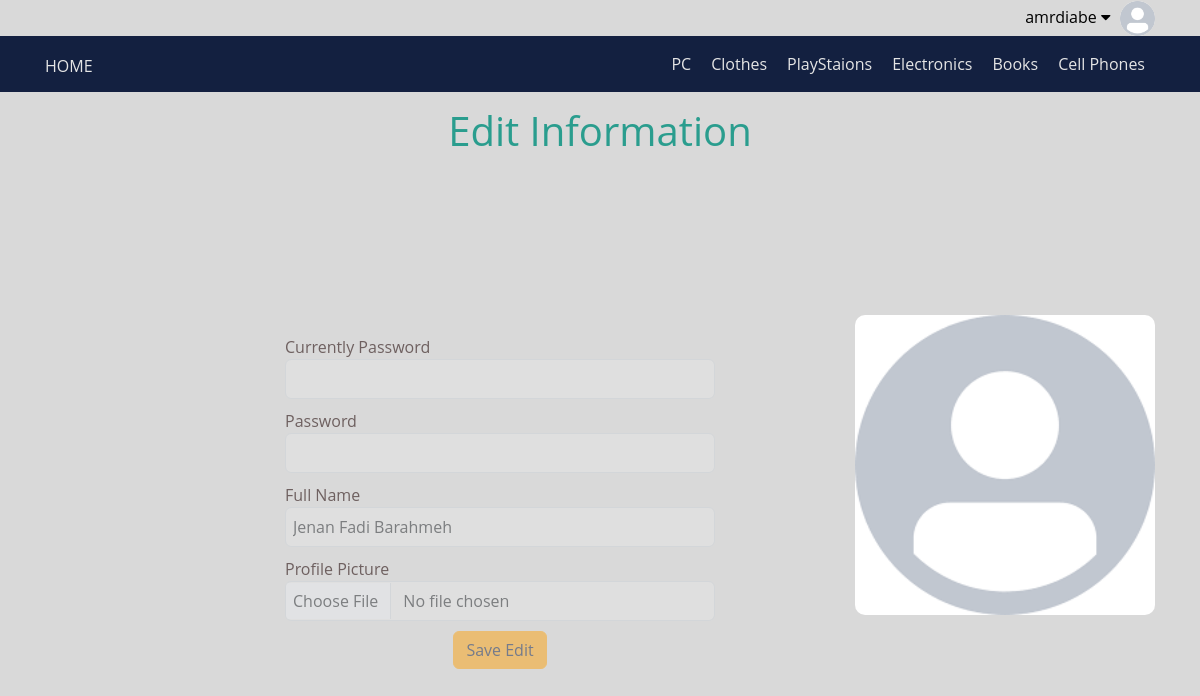
Before: /editProfile.php (signed in) with the older database file.
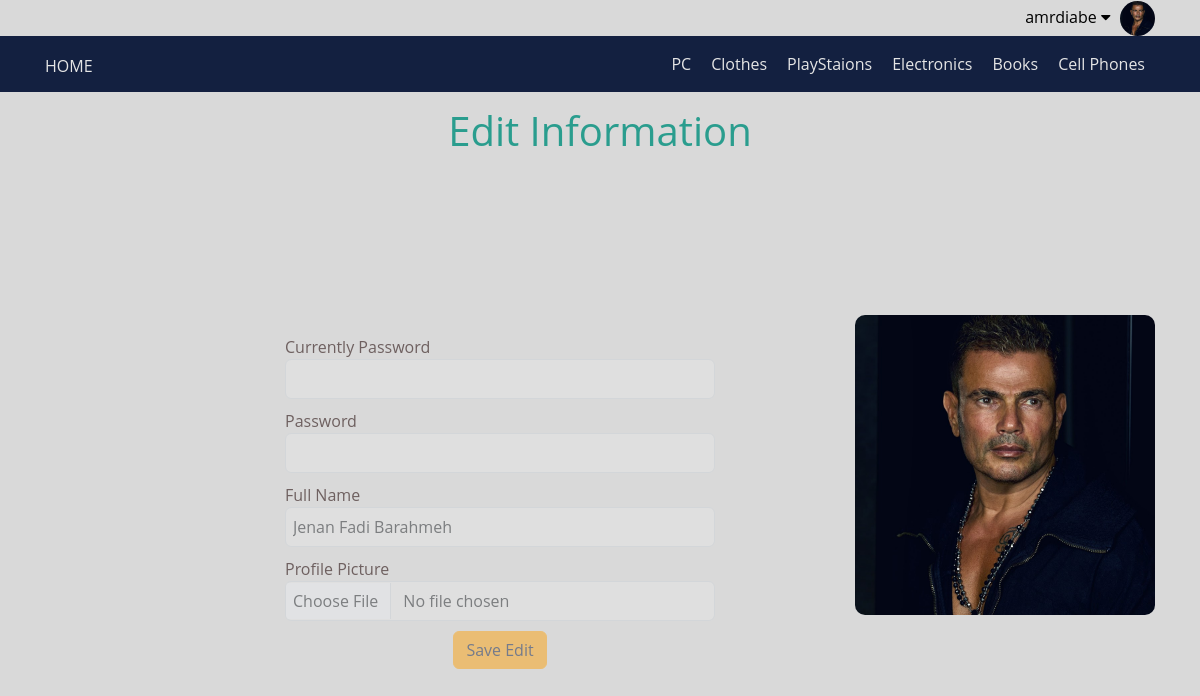
After: the same page with the newer database file.
### tables this page shows
CREATE TABLE `users` (
  `userID` int(11) NOT NULL COMMENT 'Identefier user',
  `userName` varchar(255) NOT NULL COMMENT 'the name can user enter webside',
  `password` varchar(255) NOT NULL COMMENT 'password account user',
  `email` varchar(255) NOT NULL,
  `fullName` varchar(255) NOT NULL,
  `preDate` date NOT NULL,
  `groubID` int(11) NOT NULL DEFAULT 0,
  `trustStatus` int(11) NOT NULL DEFAULT 0,
  `regStatus` int(11) NOT NULL DEFAULT 0,
  `profilePicture` varchar(255) NOT NULL
);

### init.php (called while the page is built, shortened)
<?php
        include('config.php');
        $tpl    = 'includes/templates/';
        $func   = 'includes/functions/';
        include('admin/' . $func. 'mainFunctions.php');
        include($tpl . 'header.php');
        include($tpl . 'navigationBar.php')
        ?>

### includes/templates/navigationBar.php (the view, shortened to what the changed rows need)
<?php
    echo '<link rel="stylesheet" href="layout\css\frontend.css" />';
    echo '<link rel="stylesheet" href="layout\js\frontend.js" />';
                ?> <a href="admin/dashboard.php">Controlle panel</a> <?php
                    ?> <a href="admin/dashboard.php">Controlle panel</a> <?php
    function getInfoSession() {
        if (isset($_SESSION['user']))
            return ['name' => $_SESSION['user'], 'ID' => $_SESSION['IDuser']];
        else
            return ['name' => $_SESSION['username'], 'ID' => $_SESSION['userID']];
    }
?>
<div class="container">
    <?php
        setLoginOrUser('user', 'username');
        function setLinks() {
            $session = getInfoSession();
            ?>
                <div class="pull-right">
                    <div class="dropdown info-user">
                        <?php   setPricterImage('index', 'ProfilePictuer', getTable('profilePicture', 'users', 'WHERE userID =  ' . $session['ID'], null, null,'fetch')['profilePicture'])  ?>
                    </div>
                </div>
            <?php
        }
    ?>
</div>
<?php
    echo '<link rel="stylesheet" href="layout\css\frontend.css" />';
    echo '<link rel="stylesheet" href="layout\js\frontend.js" />';
?>

### admin/includes/functions/mainFunctions.php (shortened to what the changed rows need)
<?php
    function getTable($filed='*', $table, $condition=NULL,  $ordered = null, $typeOrders = 'DESC', $typeFetch = 'fetchAll', $limit = NULL) {
        global $db;
        if($ordered === null) {
            $stmt = $db->prepare("SELECT $filed FROM $table $condition $limit");
        }
        else
            $stmt = $db->prepare("SELECT * FROM $table $condition ORDER BY $ordered $typeOrders $limit");
        $stmt->execute();
        if ($typeFetch === 'fetchAll')
            $requerd = $stmt->fetchAll();
        elseif($typeFetch === 'fetch') {
            $requerd = $stmt->fetch();
        }
        return $requerd;
    }
        function sortForm() {?>
            <?php }
        function setPricterImage($to, $nameFolder, $name, $nameClass = 'pictuer-in-front') {
            if($name != NULL) {
                ?> <td><img src="<?php pathImg($to, $nameFolder, $name, 'print')  ?>" alt="pictuer" class="pictuer-in-td <?php echo $nameClass ?>"></td> <?php
            } else {
                ?> <td><img src="layout\images\defaultImg.png" alt="pictuer" class="pictuer-in-td <?php echo $nameClass ?>"></td> <?php
            }
        }
        function pathImg($to = 'admin', $nameFolder = 'ProfilePictuer', $nameImg, $retrunOrPrint = 'return') {
            $path = '';
            if ($to === 'admin' ) {
                $path =  'uploded//' . $nameFolder. '//' . $nameImg ;
            } elseif($to === 'index' ) {
                $path = 'admin//uploded//' . $nameFolder . '//'. $nameImg;
            }
            if ($retrunOrPrint === 'return') {
                return $path;
            } else {
                echo $path;
            }
        }

### editProfile.php (shortened to what the changed rows need)
<?php
    include('init.php');
            ?> <div class="alert alert-danger container text-center">Not success Edit</div> <?php
                ?> <br> <div class="alert alert-danger container text-center"><?php echo $ERRORES[0] ?></div> <?php
        function editFormInfoUser() {
                $info = getTable('*', 'users', 'WHERE userID = '. $_SESSION['IDuser'], null, null, 'fetch');
                ?>
                <h1 class="text-center h-edit">Edit Information</h1>
                <div class="container container-edit-mem">
                    <form action="" method="POST" class="form-horizontal mem-edit-form" enctype="multipart/form-data">
                            <div class="form-group form-group-lg feild-edit-mem">
                                <div class="col-sm-10 col-md-4 filed-mem">
                                    <input type="text" name="fullName" class="form-control" value="<?php echo $info['fullName'] ?>" autocomplete="off">
                                </div>
                            </div>
                    </form>
                    <div class="pictuer-user">
                    </div>
                </div>
                <?php
            }
    editFormInfoUser();
    include($tpl . 'footer.php');

Changed rows visible on the page:
changed users "Jenan Fadi Barahmeh": profilePicture: picture added
